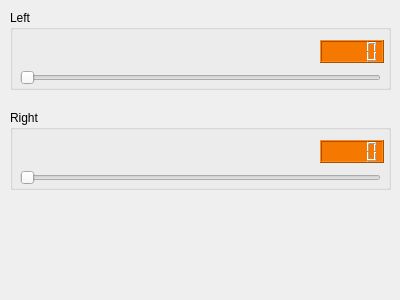
<?xml version="1.0" encoding="UTF-8"?>
<ui version="4.0">
 <class>Form</class>
 <widget class="QWidget" name="Form">
  <property name="geometry">
   <rect>
    <x>0</x>
    <y>0</y>
    <width>400</width>
    <height>300</height>
   </rect>
  </property>
  <property name="windowTitle">
   <string>Form</string>
  </property>
  <widget class="QGroupBox" name="left_box">
   <property name="geometry">
    <rect>
     <x>10</x>
     <y>10</y>
     <width>381</width>
     <height>80</height>
    </rect>
   </property>
   <property name="title">
    <string>Left</string>
   </property>
   <widget class="QLCDNumber" name="left_indicator">
    <property name="geometry">
     <rect>
      <x>310</x>
      <y>30</y>
      <width>64</width>
      <height>23</height>
     </rect>
    </property>
    <property name="autoFillBackground">
     <bool>false</bool>
    </property>
    <property name="styleSheet">
     <string notr="true">font: 11pt &quot;Ubuntu&quot;;
background-color: rgb(245, 121, 0);</string>
    </property>
   </widget>
   <widget class="QSlider" name="left_slider">
    <property name="geometry">
     <rect>
      <x>10</x>
      <y>60</y>
      <width>361</width>
      <height>16</height>
     </rect>
    </property>
    <property name="orientation">
     <enum>Qt::Horizontal</enum>
    </property>
   </widget>
  </widget>
  <widget class="QGroupBox" name="right_box">
   <property name="geometry">
    <rect>
     <x>10</x>
     <y>110</y>
     <width>381</width>
     <height>80</height>
    </rect>
   </property>
   <property name="title">
    <string>Right</string>
   </property>
   <widget class="QLCDNumber" name="right_indicator">
    <property name="geometry">
     <rect>
      <x>310</x>
      <y>30</y>
      <width>64</width>
      <height>23</height>
     </rect>
    </property>
    <property name="styleSheet">
     <string notr="true">font: 11pt &quot;Ubuntu&quot;;
background-color: rgb(245, 121, 0);</string>
    </property>
   </widget>
   <widget class="QSlider" name="right_slider">
    <property name="geometry">
     <rect>
      <x>10</x>
      <y>60</y>
      <width>361</width>
      <height>16</height>
     </rect>
    </property>
    <property name="orientation">
     <enum>Qt::Horizontal</enum>
    </property>
   </widget>
  </widget>
 </widget>
 <resources/>
 <connections/>
</ui>
